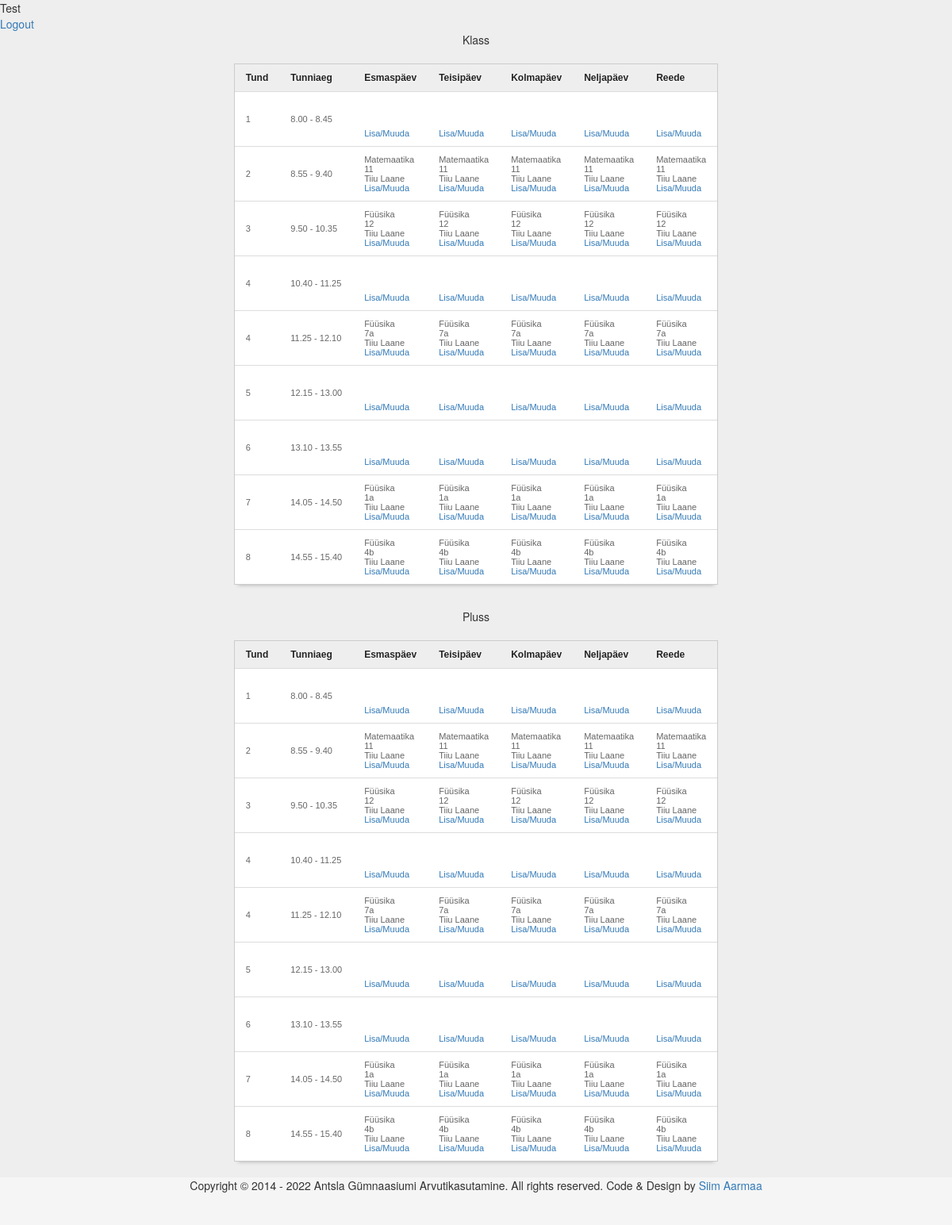
/members.php (signed in), run on the app's committed database.
### tables this page shows
CREATE TABLE IF NOT EXISTS `klass` (
  `id` int(11) NOT NULL AUTO_INCREMENT,
  `klasstund` varchar(100) NOT NULL,
  `klasstunniaeg` varchar(100) NOT NULL,
  `klassopetaja` varchar(100) NOT NULL,
  `klassklass` varchar(100) NOT NULL,
  `klassaine` varchar(100) NOT NULL,
  PRIMARY KEY (`id`)
);

CREATE TABLE IF NOT EXISTS `pluss` (
  `id` int(11) NOT NULL AUTO_INCREMENT,
  `plusstund` varchar(100) NOT NULL,
  `plusstunniaeg` varchar(100) NOT NULL,
  `plussopetaja` varchar(100) NOT NULL,
  `plussklass` varchar(100) NOT NULL,
  `plussaine` varchar(100) NOT NULL,
  PRIMARY KEY (`id`)
);

### members.php (the view, shortened to what this page needs)
<?php include 'core/config.php';?>
<?php
if($_SESSION['logged_in'] == true)
{
	echo "<a href='logout.php'>Logout</a>";
}
else
{
	header("location: index.php");
}
?>
<html>
<head>
<link rel="stylesheet" href="stiil.css">
</head>
<body>
<center>Klass</center>
<table cellspacing="0" cellpadding="2" >
<thead>
	<tr>
		<th>Tund</th>
		<th>Tunniaeg</th>
		<th>Esmaspäev</th>
		<th>Teisipäev</th>
		<th>Kolmapäev</th>
		<th>Neljapäev</th>
		<th>Reede</th>
	</tr>
</thead>
<tbody>
	<?php
		$result = $db->prepare("SELECT * FROM klass");
		$result->execute();
		for($i=0; $row = $result->fetch(); $i++){
	?>
	<tr class="record">
		<td><?php echo $row['klasstund']; ?></td>
		<td><?php echo $row['klasstunniaeg']; ?></td>
		<td><?php echo $row['klassaine']; ?><br> <?php echo $row['klassklass']; ?><br> <?php echo $row['klassopetaja']; ?><br> <a href="editform.php?id=<?php echo $row['id']; ?>"> Lisa/Muuda </a></td>
		<td><?php echo $row['klassaine']; ?><br> <?php echo $row['klassklass']; ?><br> <?php echo $row['klassopetaja']; ?><br> <a href="editform.php?id=<?php echo $row['id']; ?>"> Lisa/Muuda </a></td>
		<td><?php echo $row['klassaine']; ?><br> <?php echo $row['klassklass']; ?><br> <?php echo $row['klassopetaja']; ?><br> <a href="editform.php?id=<?php echo $row['id']; ?>"> Lisa/Muuda </a></td>
		<td><?php echo $row['klassaine']; ?><br> <?php echo $row['klassklass']; ?><br> <?php echo $row['klassopetaja']; ?><br> <a href="editform.php?id=<?php echo $row['id']; ?>"> Lisa/Muuda </a></td>
		<td><?php echo $row['klassaine']; ?><br> <?php echo $row['klassklass']; ?><br> <?php echo $row['klassopetaja']; ?><br> <a href="editform.php?id=<?php echo $row['id']; ?>"> Lisa/Muuda </a></td>
	</tr>
	<?php
		}
	?>
</tbody>
</table>
<br>
<center>Pluss</center>
<table cellspacing="0" cellpadding="2" >
<thead>
	<tr>
		<th>Tund</th>
		<th>Tunniaeg</th>
		<th>Esmaspäev</th>
		<th>Teisipäev</th>
		<th>Kolmapäev</th>
		<th>Neljapäev</th>
		<th>Reede</th>
	</tr>
</thead>
<tbody>
	<?php
		$result = $db->prepare("SELECT * FROM pluss");
		$result->execute();
		for($i=0; $row = $result->fetch(); $i++){
	?>
	<tr class="record">
		<td><?php echo $row['plusstund']; ?></td>
		<td><?php echo $row['plusstunniaeg']; ?></td>
		<td><?php echo $row['plussaine']; ?><br> <?php echo $row['plussklass']; ?><br> <?php echo $row['plussopetaja']; ?><br> <a href="editform.php?id=<?php echo $row['id']; ?>"> Lisa/Muuda </a></td>
		<td><?php echo $row['plussaine']; ?><br> <?php echo $row['plussklass']; ?><br> <?php echo $row['plussopetaja']; ?><br> <a href="editform.php?id=<?php echo $row['id']; ?>"> Lisa/Muuda </a></td>
		<td><?php echo $row['plussaine']; ?><br> <?php echo $row['plussklass']; ?><br> <?php echo $row['plussopetaja']; ?><br> <a href="editform.php?id=<?php echo $row['id']; ?>"> Lisa/Muuda </a></td>
		<td><?php echo $row['plussaine']; ?><br> <?php echo $row['plussklass']; ?><br> <?php echo $row['plussopetaja']; ?><br> <a href="editform.php?id=<?php echo $row['id']; ?>"> Lisa/Muuda </a></td>
		<td><?php echo $row['plussaine']; ?><br> <?php echo $row['plussklass']; ?><br> <?php echo $row['plussopetaja']; ?><br> <a href="editform.php?id=<?php echo $row['id']; ?>"> Lisa/Muuda </a></td>
	</tr>
	<?php
		}
	?>
</tbody>
</table>
<br>
<div id="footer">
<center>Copyright © 2014 - <?php echo date("Y") ?> Antsla Gümnaasiumi Arvutikasutamine. All rights reserved. Code & Design by <a href="https://www.facebook.com/smaapo">Siim Aarmaa</a></center>
</body>
</html>

### stiil.css (style rules this page uses)
body { background-color: #eee; }
table { border-collapse: separate; background-color: #FFFFFF; border-spacing: 0; width: auto; color: #666666; text-shadow: 0 1px 0 #FFFFFF; border: 1px solid #CCCCCC; box-shadow: 0 5px 5px -5px rgba(0, 0, 0, 0.3); margin: 0 auto; font-family: arial; margin-top: 20px; }
table thead tr th { background: none repeat scroll 0 0 #EEEEEE; color: #222222; padding: 10px 14px; text-align: left; border-top: 0 none; font-size: 12px; }
table tbody tr td { background-color: #FFFFFF; font-size: 11px; text-align: left; padding: 10px 14px; border-top: 1px solid #DDDDDD; }
#footer { position: absolute; width: 100%; height: 60px; background-color: #f5f5f5; }

### data on the page
klass: klasstund "1", klasstunniaeg "8.00 - 8.45"
klass: klasstund "2", klasstunniaeg "8.55 - 9.40", klassaine "Matemaatika", klassklass "11", klassopetaja "Tiiu Laane"
klass: klasstund "3", klasstunniaeg "9.50 - 10.35", klassaine "Füüsika", klassklass "12", klassopetaja "Tiiu Laane"
klass: klasstund "4", klasstunniaeg "10.40 - 11.25"
klass: klasstund "4", klasstunniaeg "11.25 - 12.10", klassaine "Füüsika", klassklass "7a", klassopetaja "Tiiu Laane"
klass: klasstund "5", klasstunniaeg "12.15 - 13.00"
klass: klasstund "6", klasstunniaeg "13.10 - 13.55"
klass: klasstund "7", klasstunniaeg "14.05 - 14.50", klassaine "Füüsika", klassklass "1a", klassopetaja "Tiiu Laane"
klass: klasstund "8", klasstunniaeg "14.55 - 15.40", klassaine "Füüsika", klassklass "4b", klassopetaja "Tiiu Laane"
pluss: plusstund "1", plusstunniaeg "8.00 - 8.45"
pluss: plusstund "2", plusstunniaeg "8.55 - 9.40", plussaine "Matemaatika", plussklass "11", plussopetaja "Tiiu Laane"
pluss: plusstund "3", plusstunniaeg "9.50 - 10.35", plussaine "Füüsika", plussklass "12", plussopetaja "Tiiu Laane"
pluss: plusstund "4", plusstunniaeg "10.40 - 11.25"
pluss: plusstund "4", plusstunniaeg "11.25 - 12.10", plussaine "Füüsika", plussklass "7a", plussopetaja "Tiiu Laane"
pluss: plusstund "5", plusstunniaeg "12.15 - 13.00"
pluss: plusstund "6", plusstunniaeg "13.10 - 13.55"
pluss: plusstund "7", plusstunniaeg "14.05 - 14.50", plussaine "Füüsika", plussklass "1a", plussopetaja "Tiiu Laane"
pluss: plusstund "8", plusstunniaeg "14.55 - 15.40", plussaine "Füüsika", plussklass "4b", plussopetaja "Tiiu Laane"
